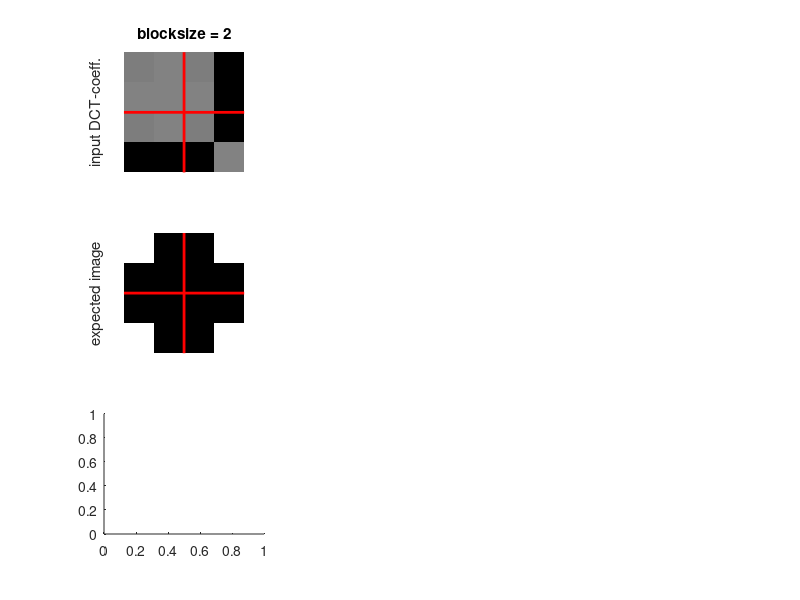

The MATLAB script that drew this image: (Note: this script raises an error after producing the figure.)
function verify_blockbased_idct_on_image()
%
% function verify_blockbased_idct_on_image()
%

% Stefan Wehr, 2005

load('verify_blockbased_idct_on_image_testimages');	% load IDCT-testimages
vM = [2 4 8];					% illustrate blocksizes 2,4,8


% plot IDCT-coefficents and images
H = figure;
set(gcf,'Position',[173 174 809 750]);

for iM = 1:length(vM)
	
	M = vM(iM);

	subplot(3,3,iM)
	imshow(testimage.input{M})
	if iM == 1,	ylabel('input DCT-coeff.'); end
	title(sprintf('blocksize = %d',M))
	plotGrid(M);

	subplot(3,3,iM+3)
	imshow(testimage.output{M})
	if iM == 1,	ylabel('expected image'); end
	plotGrid(M);

	subplot(3,3,iM+6)
	output{M} = blockbased_idct_on_image(testimage.input{M},M);
	imshow(output{M})
	if iM == 1,	ylabel('your image'); end
	plotGrid(M);

end

% print images (only for blocksize 2)
fprintf('\n\n')
for iM = 1:1
	
	M = vM(iM);
	
	fprintf([repmat('=',1,58) '\n'])
	fprintf(' blocksize = %d\n',M)
	fprintf([repmat('=',1,58) '\n\n'])
	fprintf('| (row,col) || expected pixel value |   your pixel value  |\n')
	fprintf([repmat('-',1,58) '\n'])
	
	for row = 1:size(testimage.output{M},1)
	for col = 1:size(testimage.output{M},2)
		fprintf('| ( %d , %d ) ||  %19.10f | %19.10f |\n',...
			row,col,testimage.output{M}(row,col),output{M}(row,col))
	end 
	end
	
	fprintf([repmat('-',1,58) '\n'])
	fprintf('\n\n')
	
end


function plotGrid(M)
for m = M:M:M^2-M
	line([m+0.5 m+0.5],[0.5 M^2+.5],'LineWidth',2,'LineStyle','-','Color','r')
	line([0.5 M^2+.5],[m+0.5 m+0.5],'LineWidth',2,'LineStyle','-','Color','r')
end

